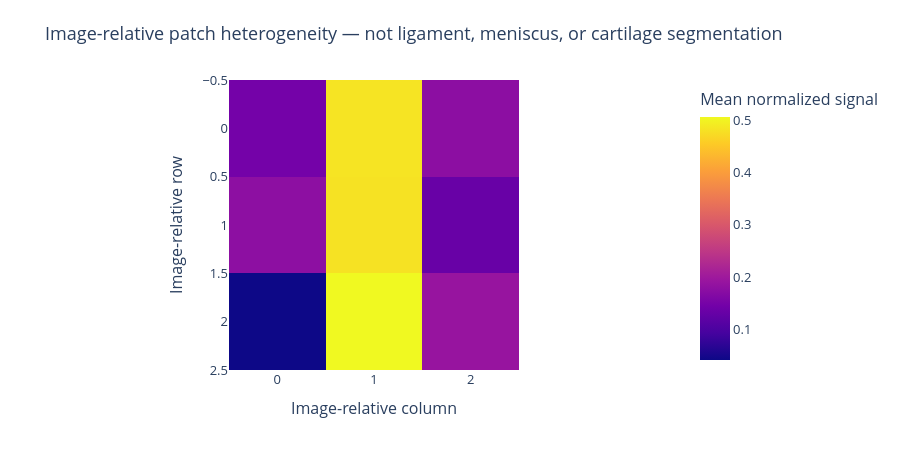

Notebook source saved alongside this figure:
### Markdown cell above
## 08. Regional heterogeneity

The grid is image-relative, not a map of ligament, meniscus, or cartilage. No MRI pixels or patient identifiers are displayed.

### Code cell
figure = round2_figure(DIRECTORY, 8)
figure.show(renderer='plotly_mimetype')

### Figure 1 — Plotly figure (JSON) as saved in the notebook; plotly's stock layout.template omitted (floating-point values rounded to 4 significant figures)
{"data": [{"coloraxis": "coloraxis", "hovertemplate": "Image-relative column: %{x}<br>Image-relative row: %{y}<br>Mean normalized signal: %{z}<extra></extra>", "name": "0", "type": "heatmap", "x": [0, 1, 2], "xaxis": "x", "y": [0, 1, 2], "yaxis": "y", "z": [[0.1468, 0.4826, 0.176], [0.1776, 0.4807, 0.1323], [0.04107, 0.5062, 0.1896]]}], "layout": {"coloraxis": {"colorbar": {"title": {"text": "Mean normalized signal"}}, "colorscale": [[0, "#0d0887"], [0.1111, "#46039f"], [0.2222, "#7201a8"], [0.3333, "#9c179e"], [0.4444, "#bd3786"], [0.5556, "#d8576b"], [0.6667, "#ed7953"], [0.7778, "#fb9f3a"], [0.8889, "#fdca26"], [1, "#f0f921"]]}, "font": {"size": 13}, "height": 470, "margin": {"b": 100, "l": 70, "r": 25, "t": 80}, "title": {"text": "Image-relative patch heterogeneity — not ligament, meniscus, or cartilage segmentation"}, "xaxis": {"anchor": "y", "constrain": "domain", "domain": [0, 1], "scaleanchor": "y", "title": {"text": "Image-relative column"}}, "yaxis": {"anchor": "x", "autorange": "reversed", "constrain": "domain", "domain": [0, 1], "title": {"text": "Image-relative row"}}}}
